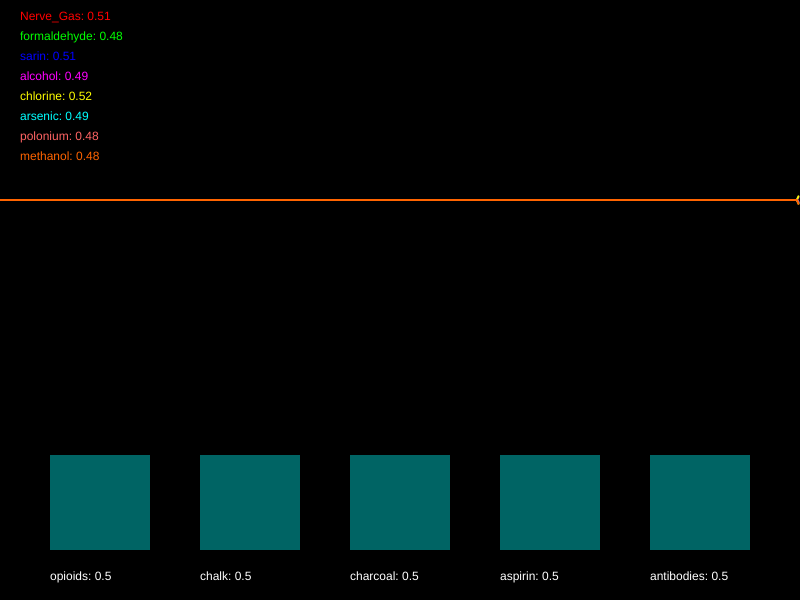
Frame 1 (no input)
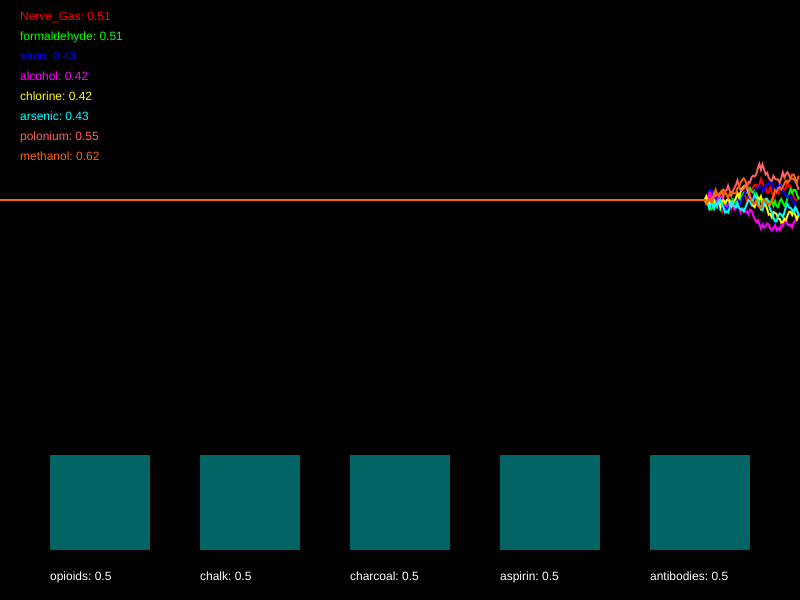
Frame 60 (no input)
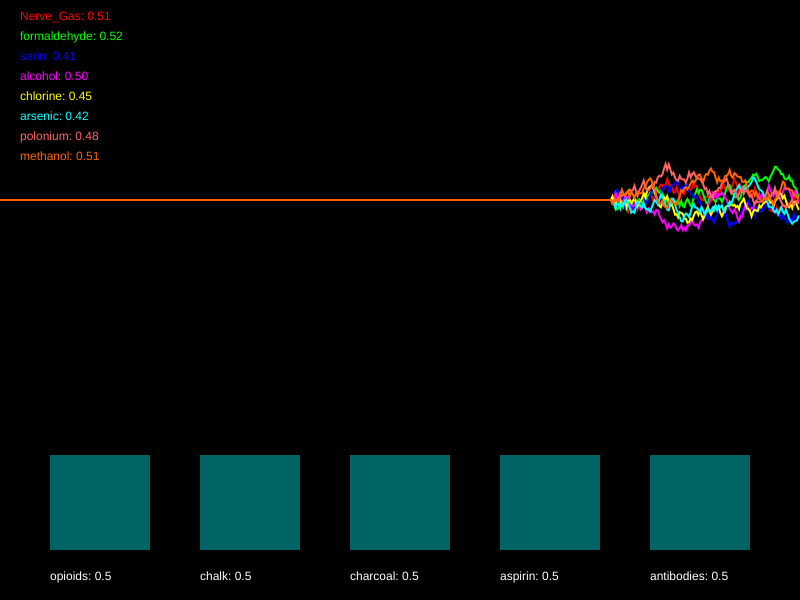
Frame 120 (the mouse pressed at the canvas centre since frame 60)

The p5.js sketch that drew these frames (run headless with seeded random() and noise() and a simulated clock; from frame 60 on, the mouse is pressed at the canvas centre):

// p5.js sketch
// ── sketch.js
/*

Officer: 4747203
CaseNum: 401-3-14252959-4747203

Case 401 - The Case of Norbert's Weiner Stand
Stage 4 - Mortal Cupcake

It seems that Norbert is getting desperate now. In what appears to be his final stand he has set up his own cupcake shop. The laced cupcakes look delicious but they are extremely dangerous. Just a brief whiff of one can induce a series of
deadly symptoms. This is Norbert’s most complex poison to date, so you’ll have to work hard to produce a viable antidote.

You must develop the antidote by using conditional statements in the draw loop to do the following.

	- If arsenic goes above 0.25 or Nerve_Gas dips below 0.75, whilst at the same time, formaldehyde goes above 0.71 and sarin dips below 0.44, reduce opioids by 0.02
	- If alcohol goes above 0.54, polonium dips below 0.73, and also methanol goes above 0.44, increment opioids by 0.02
	- When sarin goes above 0.35, Nerve_Gas goes above 0.7, and also methanol dips below 0.68, decrease chalk by 0.02
	- When either alcohol goes above 0.3, chlorine goes above 0.49, or perhaps formaldehyde goes above 0.42, increase chalk by 0.02
	- When formaldehyde goes above 0.35 and Nerve_Gas goes above 0.29, or on the other hand, chlorine dips below 0.57 or sarin dips below 0.31, try decreasing charcoal by 0.01
	- If methanol goes above 0.48 and polonium dips below 0.48, whilst at the same time, alcohol dips below 0.26 or arsenic dips below 0.69, increment charcoal by 0.04
	- If methanol dips below 0.44 and formaldehyde dips below 0.34, or on the other hand, arsenic dips below 0.31, decrement aspirin by 0.05
	- If sarin dips below 0.62, polonium goes above 0.57, alcohol dips below 0.69, and also Nerve_Gas goes above 0.42, raise aspirin by 0.01
	- If either Nerve_Gas dips below 0.36, methanol dips below 0.58, or perhaps chlorine goes above 0.37, decrement antibodies by 0.01
	- When alcohol dips below 0.38 or polonium dips below 0.38, whilst at the same time, sarin dips below 0.38 or formaldehyde goes above 0.38, raise antibodies by 0.04


Your conditional statements should consider the following poisons:

	- Nerve_Gas
	- formaldehyde
	- sarin
	- alcohol
	- chlorine
	- arsenic
	- polonium
	- methanol


Your conditional statements should modify the following antidotes:

	- opioids
	- chalk
	- charcoal
	- aspirin
	- antibodies


- There are many ways to complete this task but you should only use the following commands:

	if(){}
	>
	<
	&&
	||
	+=
	-=

*/

//Declare the poison variables
var Nerve_Gas;
var formaldehyde;
var sarin;
var alcohol;
var chlorine;
var arsenic;
var polonium;
var methanol;


//Declare the antidote variables
var opioids;
var chalk;
var charcoal;
var aspirin;
var antibodies;


//This variable is used for drawing the graph
var graphs;


function setup()
{

	createCanvas(800,600);
	strokeWeight(2);

	//initialise the poisons and antidotes
	Nerve_Gas = 0.5;
	formaldehyde = 0.5;
	sarin = 0.5;
	alcohol = 0.5;
	chlorine = 0.5;
	arsenic = 0.5;
	polonium = 0.5;
	methanol = 0.5;
	opioids = 0.5;
	chalk = 0.5;
	charcoal = 0.5;
	aspirin = 0.5;
	antibodies = 0.5;


	//fills the graph with empty values
	graphs = [];

	for(var i = 0; i < 8; i++)
	{
		graphs.push([]);
		for(var j = 0; j < 512; j++)
		{
			graphs[i].push(0.5);
		}
	}

}

function draw()
{

	//Develop the antidote below
	//Write conditional statements to change the amount of each substance ...




	//////////////////////////////////////////////////////

	//the code below generates new values using random numbers

	/*
		For testing, you might want to temporarily comment out
		these lines and set the same variables to constant values
		instead.
	*/

	Nerve_Gas = nextValue(graphs[0],Nerve_Gas);
	formaldehyde = nextValue(graphs[1],formaldehyde);
	sarin = nextValue(graphs[2],sarin);
	alcohol = nextValue(graphs[3],alcohol);
	chlorine = nextValue(graphs[4],chlorine);
	arsenic = nextValue(graphs[5],arsenic);
	polonium = nextValue(graphs[6],polonium);
	methanol = nextValue(graphs[7],methanol);


	opioids = constrain(opioids, 0, 1);
	chalk = constrain(chalk, 0, 1);
	charcoal = constrain(charcoal, 0, 1);
	aspirin = constrain(aspirin, 0, 1);
	antibodies = constrain(antibodies, 0, 1);


	///////// DO NOT CHANGE THE CODE BELOW ///////////

	//drawing code

	// set background
	background(0);
	noFill();

	//draw the graphs for the vitals

	var colors = [
		color(255, 0, 0),
		color(0, 255, 0),
		color(0, 0, 255),
		color(255, 0, 255),
		color(255, 255, 0),
		color(0, 255, 255),
		color(255, 100, 100),
		color(255, 100, 0)
	];

	for(var i = 0; i < graphs.length; i++)
	{
		stroke(colors[i]);
		drawGraph(graphs[i]);
	}

	//draw the poisons as text
	noStroke();
	fill(colors[0]);
	text('Nerve_Gas: ' + nf(Nerve_Gas,1,2), 20,20);
	fill(colors[1]);
	text('formaldehyde: ' + nf(formaldehyde,1,2), 20,40);
	fill(colors[2]);
	text('sarin: ' + nf(sarin,1,2), 20,60);
	fill(colors[3]);
	text('alcohol: ' + nf(alcohol,1,2), 20,80);
	fill(colors[4]);
	text('chlorine: ' + nf(chlorine,1,2), 20,100);
	fill(colors[5]);
	text('arsenic: ' + nf(arsenic,1,2), 20,120);
	fill(colors[6]);
	text('polonium: ' + nf(polonium,1,2), 20,140);
	fill(colors[7]);
	text('methanol: ' + nf(methanol,1,2), 20,160);


	//draw the antidotes bar chart
	drawBar(opioids,50,'opioids');
	drawBar(chalk,200,'chalk');
	drawBar(charcoal,350,'charcoal');
	drawBar(aspirin,500,'aspirin');
	drawBar(antibodies,650,'antibodies');


}

function nextValue(graph, val)
{
	//gets the next value for a vital and puts it in an array for drawing
	var delta = random(-0.03,0.03);

	val += delta;
	if(val > 1 || val < 0)
	{
		delta *= -1;
		val += delta * 2;
	}

	graph.push(val)
	graph.shift();
	return val;
}

function drawGraph(graph)
{
	//draws an array as a graph
	beginShape();
	for(var i = 0; i < graph.length; i++)
	{
			vertex(width * i/512, height * 0.5 - graph[i]* height/3)
	}
	endShape();
}


function drawBar(val, x, name)
{
	//draws the bars for bar chart
    noStroke();
    fill(0,100,100);
	var mh = height * 0.4 - 50;
	rect(x,(height - 50) - val*mh, 100, val*mh);
    fill(255);
	text(name + ": " + val, x, height - 20);
}
